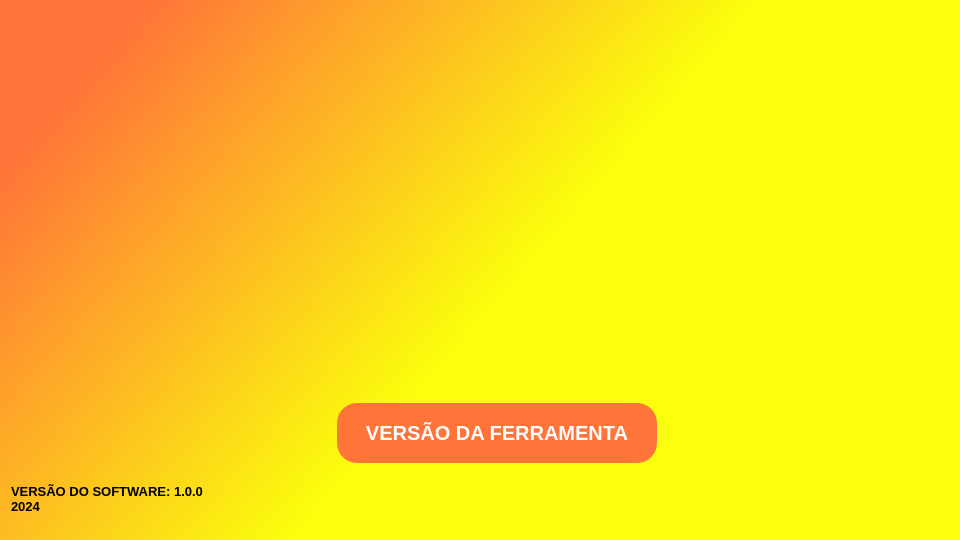
<?xml version="1.0" encoding="UTF-8"?>
<ui version="4.0">
 <class>sobre</class>
 <widget class="QDialog" name="sobre">
  <property name="geometry">
   <rect>
    <x>0</x>
    <y>0</y>
    <width>960</width>
    <height>540</height>
   </rect>
  </property>
  <property name="minimumSize">
   <size>
    <width>960</width>
    <height>540</height>
   </size>
  </property>
  <property name="maximumSize">
   <size>
    <width>16777215</width>
    <height>16777215</height>
   </size>
  </property>
  <property name="windowTitle">
   <string>Dialog</string>
  </property>
  <property name="styleSheet">
   <string notr="true">background: qlineargradient(spread:pad, x1:0.605, y1:0.374591, x2:0.094, y2:0.125, stop:0 rgba(251, 254, 12, 255), stop:1 rgba(255, 116, 57, 255))</string>
  </property>
  <layout class="QGridLayout" name="gridLayout">
   <item row="1" column="2">
    <spacer name="horizontalSpacer_2">
     <property name="orientation">
      <enum>Qt::Horizontal</enum>
     </property>
     <property name="sizeType">
      <enum>QSizePolicy::Maximum</enum>
     </property>
     <property name="sizeHint" stdset="0">
      <size>
       <width>370</width>
       <height>20</height>
      </size>
     </property>
    </spacer>
   </item>
   <item row="3" column="0">
    <widget class="QLabel" name="label">
     <property name="minimumSize">
      <size>
       <width>320</width>
       <height>60</height>
      </size>
     </property>
     <property name="maximumSize">
      <size>
       <width>320</width>
       <height>60</height>
      </size>
     </property>
     <property name="font">
      <font>
       <pointsize>10</pointsize>
       <weight>75</weight>
       <bold>true</bold>
      </font>
     </property>
     <property name="layoutDirection">
      <enum>Qt::LeftToRight</enum>
     </property>
     <property name="styleSheet">
      <string notr="true">text-align: center;
background: none;
color: black;</string>
     </property>
     <property name="text">
      <string>VERSÃO DO SOFTWARE: 1.0.0
2024</string>
     </property>
    </widget>
   </item>
   <item row="3" column="1">
    <spacer name="verticalSpacer_2">
     <property name="orientation">
      <enum>Qt::Vertical</enum>
     </property>
     <property name="sizeType">
      <enum>QSizePolicy::Minimum</enum>
     </property>
     <property name="sizeHint" stdset="0">
      <size>
       <width>20</width>
       <height>40</height>
      </size>
     </property>
    </spacer>
   </item>
   <item row="1" column="0">
    <spacer name="horizontalSpacer">
     <property name="orientation">
      <enum>Qt::Horizontal</enum>
     </property>
     <property name="sizeType">
      <enum>QSizePolicy::Maximum</enum>
     </property>
     <property name="sizeHint" stdset="0">
      <size>
       <width>370</width>
       <height>20</height>
      </size>
     </property>
    </spacer>
   </item>
   <item row="0" column="1">
    <spacer name="verticalSpacer">
     <property name="orientation">
      <enum>Qt::Vertical</enum>
     </property>
     <property name="sizeType">
      <enum>QSizePolicy::Expanding</enum>
     </property>
     <property name="sizeHint" stdset="0">
      <size>
       <width>20</width>
       <height>40</height>
      </size>
     </property>
    </spacer>
   </item>
   <item row="1" column="1">
    <widget class="QPushButton" name="pushButton_sobreQt">
     <property name="minimumSize">
      <size>
       <width>320</width>
       <height>60</height>
      </size>
     </property>
     <property name="maximumSize">
      <size>
       <width>320</width>
       <height>60</height>
      </size>
     </property>
     <property name="font">
      <font>
       <pointsize>15</pointsize>
       <weight>75</weight>
       <bold>true</bold>
      </font>
     </property>
     <property name="cursor">
      <cursorShape>PointingHandCursor</cursorShape>
     </property>
     <property name="styleSheet">
      <string notr="true">background-color: #FF7439;
border-radius: 20px;
color: #fff;</string>
     </property>
     <property name="text">
      <string>VERSÃO DA FERRAMENTA</string>
     </property>
    </widget>
   </item>
  </layout>
 </widget>
 <resources/>
 <connections/>
</ui>
